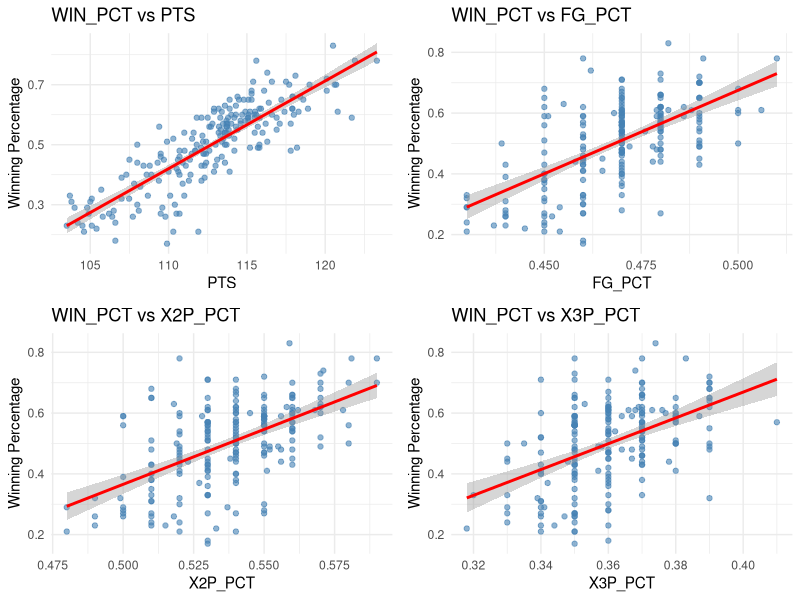
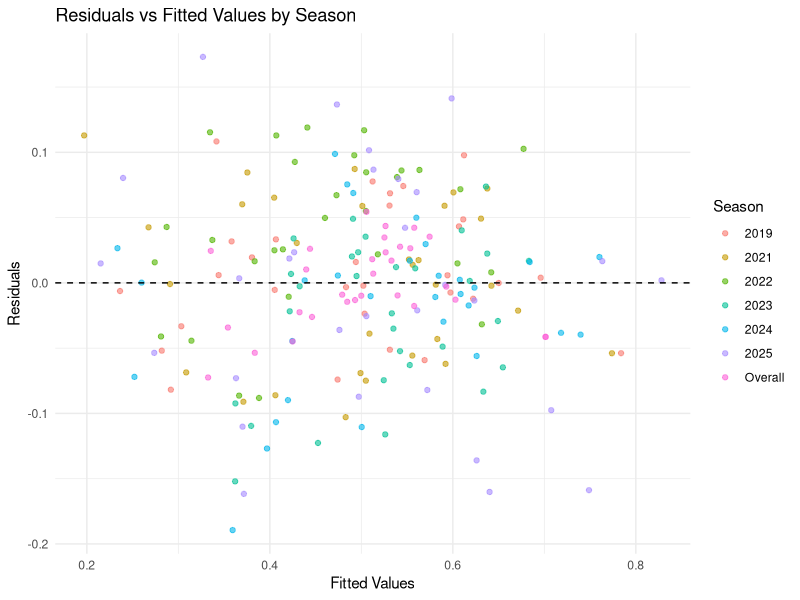
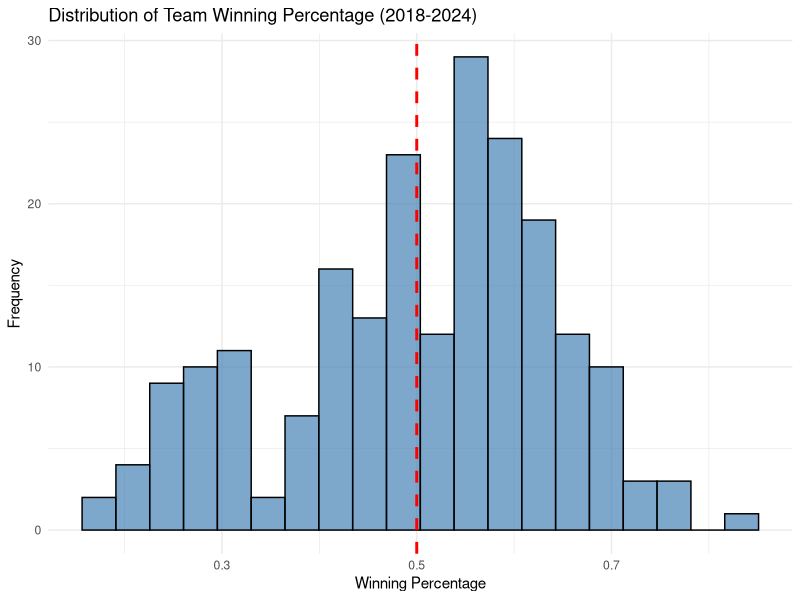
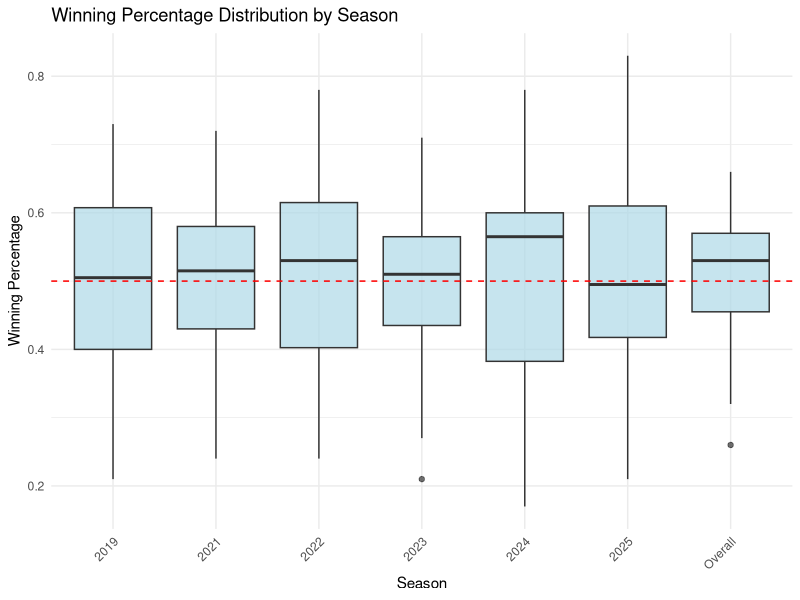
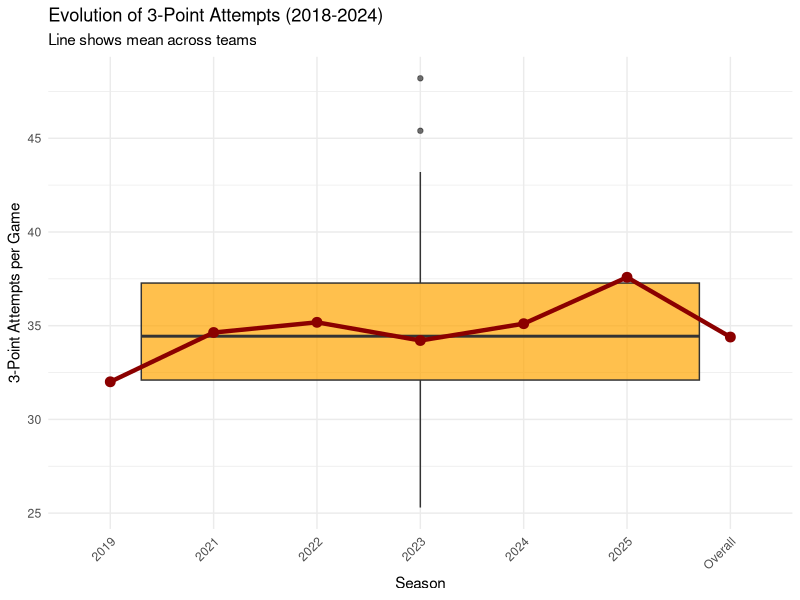
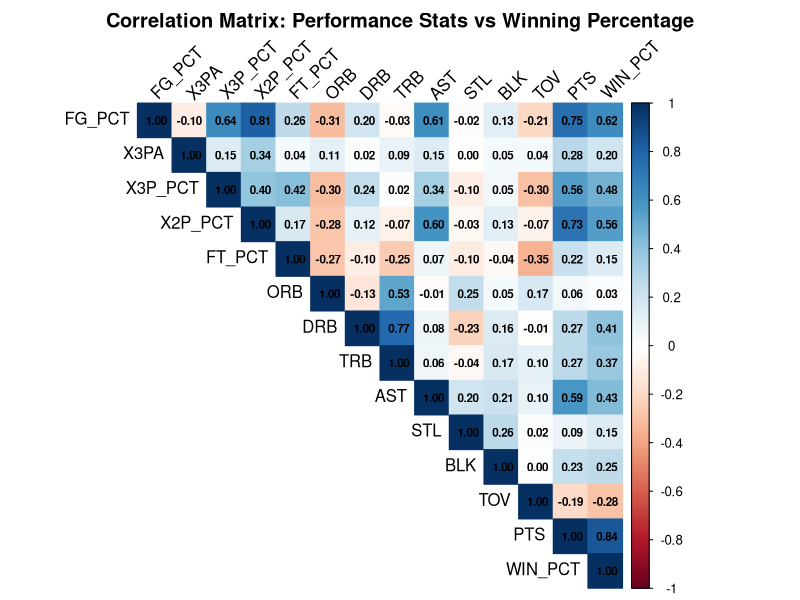
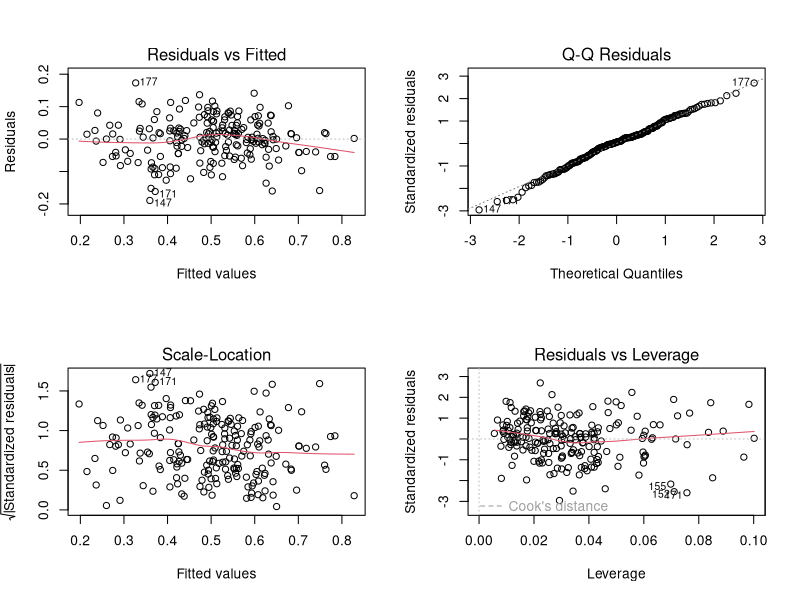
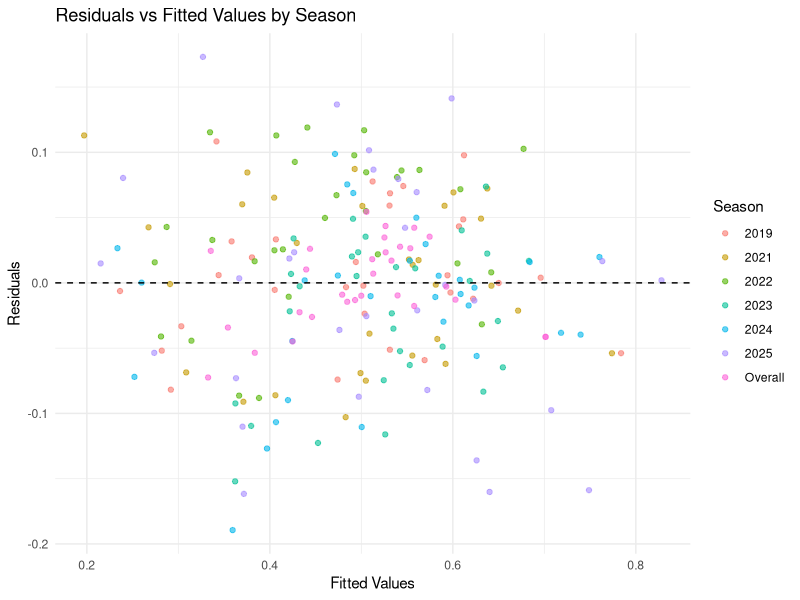

Recreate these plots in R, in order. (Note: this script raises an error after producing the figures.)
## ---- chunk 1
# STAT 333 - Deliverable 2: Descriptive Statistical Analysis
# NBA Team Winning Percentage by Game Performance Statistics
# Casey Gay, Tom Holley - November 14, 2024


library(tidyverse)
library(corrplot)
library(GGally)
library(car)
library(MASS)
library(knitr)
library(gridExtra)


nba_data <- read.csv("nba_data(in).csv")

nba_data$Season <- as.factor(nba_data$Season)
nba_data$Team <- as.factor(nba_data$Team)

colnames(nba_data)[7] <- "FG_PCT"
colnames(nba_data)[10] <- "X3P_PCT"
colnames(nba_data)[13] <- "X2P_PCT"
colnames(nba_data)[16] <- "FT_PCT"
colnames(nba_data)[28] <- "WIN_PCT"

# DESCRIPTIVE STATISTICS


# Summary by season
season_summary <- nba_data %>%
  group_by(Season) %>%
  summarise(
    n = n(),
    mean_WIN_PCT = mean(WIN_PCT),
    sd_WIN_PCT = sd(WIN_PCT),
    mean_FG_PCT = mean(FG_PCT),
    mean_3P_PCT = mean(X3P_PCT),
    mean_3PA = mean(X3PA),
    mean_PTS = mean(PTS),
    mean_AST = mean(AST),
    mean_TOV = mean(TOV)
  )

print(season_summary)


# VISUALIZATION


# Distribution of Winning Percentage
p1 <- ggplot(nba_data, aes(x = WIN_PCT)) +
  geom_histogram(bins = 20, fill = "steelblue", color = "black", alpha = 0.7) +
  geom_vline(xintercept = 0.5, linetype = "dashed", color = "red", size = 1) +
  labs(title = "Distribution of Team Winning Percentage (2018-2024)",
       x = "Winning Percentage", y = "Frequency") +
  theme_minimal()

# Winning percentage by season
p2 <- ggplot(nba_data, aes(x = Season, y = WIN_PCT)) +
  geom_boxplot(fill = "lightblue", alpha = 0.7) +
  geom_hline(yintercept = 0.5, linetype = "dashed", color = "red") +
  labs(title = "Winning Percentage Distribution by Season",
       x = "Season", y = "Winning Percentage") +
  theme_minimal() +
  theme(axis.text.x = element_text(angle = 45, hjust = 1))

# 3-Point Attempt Trend Over Time
p3 <- ggplot(nba_data, aes(x = Season, y = X3PA, group = 1)) +
  geom_boxplot(fill = "orange", alpha = 0.7) +
  stat_summary(fun = mean, geom = "line", aes(group = 1), 
               color = "darkred", size = 1.5) +
  stat_summary(fun = mean, geom = "point", color = "darkred", size = 3) +
  labs(title = "Evolution of 3-Point Attempts (2018-2024)",
       subtitle = "Line shows mean across teams",
       x = "Season", y = "3-Point Attempts per Game") +
  theme_minimal() +
  theme(axis.text.x = element_text(angle = 45, hjust = 1))

# Save plots
ggsave("win_pct_distribution.png", p1, width = 8, height = 6)
ggsave("win_pct_by_season.png", p2, width = 8, height = 6)
ggsave("3pa_trend.png", p3, width = 8, height = 6)


# CORRELATION ANALYSIS


# Select numeric variables for correlation
 cor_vars <- nba_data %>%
   dplyr::select(FG_PCT, X3PA, X3P_PCT, X2P_PCT, FT_PCT, 
          ORB, DRB, TRB, AST, STL, BLK, TOV, PTS, WIN_PCT)

# Correlation matrix
cor_matrix <- cor(cor_vars, use = "complete.obs")

# Visualize correlation matrix
png("correlation_heatmap.png", width = 10, height = 10, units = "in", res = 300)
corrplot(cor_matrix, method = "color", type = "upper", 
         tl.col = "black", tl.srt = 45,
         addCoef.col = "black", number.cex = 0.7,
         title = "Correlation Matrix: Performance Stats vs Winning Percentage",
         mar = c(0,0,2,0))
dev.off()

# Correlations with WIN_PCT (sorted)
win_correlations <- cor_matrix[,"WIN_PCT"] %>%
  sort(decreasing = TRUE)
print("Correlations with Winning Percentage:")
print(round(win_correlations, 3))


#KEY BIVARIATE RELATIONSHIPS


# Top 4 correlated variables with WIN_PCT
top_vars <- names(sort(abs(cor_matrix[,"WIN_PCT"]), decreasing = TRUE)[2:5])

# Create scatterplots for top predictors
plot_list <- lapply(top_vars, function(var) {
  ggplot(nba_data, aes_string(x = var, y = "WIN_PCT")) +
    geom_point(alpha = 0.6, color = "steelblue") +
    geom_smooth(method = "lm", color = "red", se = TRUE) +
    labs(title = paste("WIN_PCT vs", var),
         x = var, y = "Winning Percentage") +
    theme_minimal()
})

# Arrange plots
grid.arrange(grobs = plot_list, ncol = 2)

# Save
ggsave("top_predictors_scatterplots.png", 
       arrangeGrob(grobs = plot_list, ncol = 2),
       width = 12, height = 10)


# WINNERS VS LOSERS COMPARISON


# Create winning/losing indicator
nba_data <- nba_data %>%
  mutate(Team_Type = ifelse(WIN_PCT >= 0.5, "Winning Team", "Losing Team"))

# Compare key statistics
comparison_stats <- nba_data %>%
  group_by(Team_Type) %>%
  summarise(
    n = n(),
    Mean_FG_PCT = mean(FG_PCT),
    Mean_3P_PCT = mean(X3P_PCT),
    Mean_3PA = mean(X3PA),
    Mean_AST = mean(AST),
    Mean_TOV = mean(TOV),
    Mean_TRB = mean(TRB),
    Mean_PTS = mean(PTS)
  )

print(comparison_stats)


# 7. INITIAL REGRESSION MODELS


# Model 1: Full model with all predictors
full_model <- lm(WIN_PCT ~ FG_PCT + X3PA + X3P_PCT + X2P_PCT + FT_PCT + 
                   ORB + DRB + TRB + AST + STL + BLK + TOV + PF + PTS,
                 data = nba_data)

summary(full_model)

# Check multicollinearity
vif_values <- vif(full_model)
print("VIF Values for Full Model:")
print(sort(vif_values, decreasing = TRUE))

# Identify problematic variables (VIF > 10)
high_vif <- vif_values[vif_values > 10]
print("Variables with VIF > 10:")
print(high_vif)

# Model 2: Reduced model removing highly collinear variables
# Remove PTS (function of FG%), TRB (sum of ORB+DRB)
reduced_model <- lm(WIN_PCT ~ FG_PCT + X3PA + X3P_PCT + FT_PCT + 
                      ORB + DRB + AST + STL + BLK + TOV + PF,
                    data = nba_data)

summary(reduced_model)
vif(reduced_model)

# Model 3: Stepwise selection (both directions)
stepwise_model <- stepAIC(full_model, direction = "both", trace = FALSE)
summary(stepwise_model)

# Model 4: Based on literature (Cabarkapa et al., Chatterjee et al.)
literature_model <- lm(WIN_PCT ~ FG_PCT + X3P_PCT + FT_PCT + DRB + TOV,
                       data = nba_data)
summary(literature_model)


# 8. MODEL COMPARISON


# Compare models
model_comparison <- data.frame(
  Model = c("Full Model", "Reduced Model", "Stepwise Model", "Literature Model"),
  R_squared = c(summary(full_model)$r.squared,
                summary(reduced_model)$r.squared,
                summary(stepwise_model)$r.squared,
                summary(literature_model)$r.squared),
  Adj_R_squared = c(summary(full_model)$adj.r.squared,
                    summary(reduced_model)$adj.r.squared,
                    summary(stepwise_model)$adj.r.squared,
                    summary(literature_model)$adj.r.squared),
  AIC = c(AIC(full_model), AIC(reduced_model), 
          AIC(stepwise_model), AIC(literature_model)),
  BIC = c(BIC(full_model), BIC(reduced_model), 
          BIC(stepwise_model), BIC(literature_model)),
  Num_Predictors = c(length(coef(full_model)) - 1,
                     length(coef(reduced_model)) - 1,
                     length(coef(stepwise_model)) - 1,
                     length(coef(literature_model)) - 1)
)

print(model_comparison)


# 9. MODEL DIAGNOSTICS FOR BEST MODEL


# Choose best model based on comparison 
best_model <- stepwise_model  

# Diagnostic plots
png("model_diagnostics.png", width = 12, height = 10, units = "in", res = 300)
par(mfrow = c(2, 2))
plot(best_model)
dev.off()

# Residual normality test
shapiro.test(residuals(best_model))

# Additional diagnostic: Residuals vs Fitted by Season
nba_data$residuals <- NA
nba_data$residuals[as.numeric(names(residuals(best_model)))] <- residuals(best_model)
nba_data$fitted <- NA
nba_data$fitted[as.numeric(names(fitted(best_model)))] <- fitted(best_model)

ggplot(nba_data, aes(x = fitted, y = residuals, color = Season)) +
  geom_point(alpha = 0.6) +
  geom_hline(yintercept = 0, linetype = "dashed") +
  labs(title = "Residuals vs Fitted Values by Season",
       x = "Fitted Values", y = "Residuals") +
  theme_minimal()

ggsave("residuals_by_season.png", width = 10, height = 6)



# 10. SUMMARY OUTPUT FOR REPORT


# Create summary table for key findings
key_findings <- data.frame(
  Finding = c(
    "Total Observations",
    "Number of Teams per Season",
    "Mean Winning Percentage",
    "Most Correlated Variable with WIN_PCT",
    "Least Correlated Variable with WIN_PCT",
    "Best Model R-squared",
    "Best Model Adjusted R-squared",
    "Cross-Validation RMSE",
    "Number of Significant Predictors"
  ),
  Value = c(
    nrow(nba_data),
    "30",
    round(mean(nba_data$WIN_PCT), 3),
    names(which.max(abs(cor_matrix[-14, "WIN_PCT"]))),
    names(which.min(abs(cor_matrix[-14, "WIN_PCT"]))),
    round(summary(best_model)$r.squared, 4),
    round(summary(best_model)$adj.r.squared, 4),
    round(mean(cv_summary$RMSE), 4),
    sum(summary(best_model)$coefficients[-1, 4] < 0.05)
  )
)

## ---- chunk 2
# Model without PF
NO_PF_model <- lm(formula = WIN_PCT ~ ORB + TRB + STL + TOV + PTS, data = nba_data)

anova(best_model, NO_PF_model)
